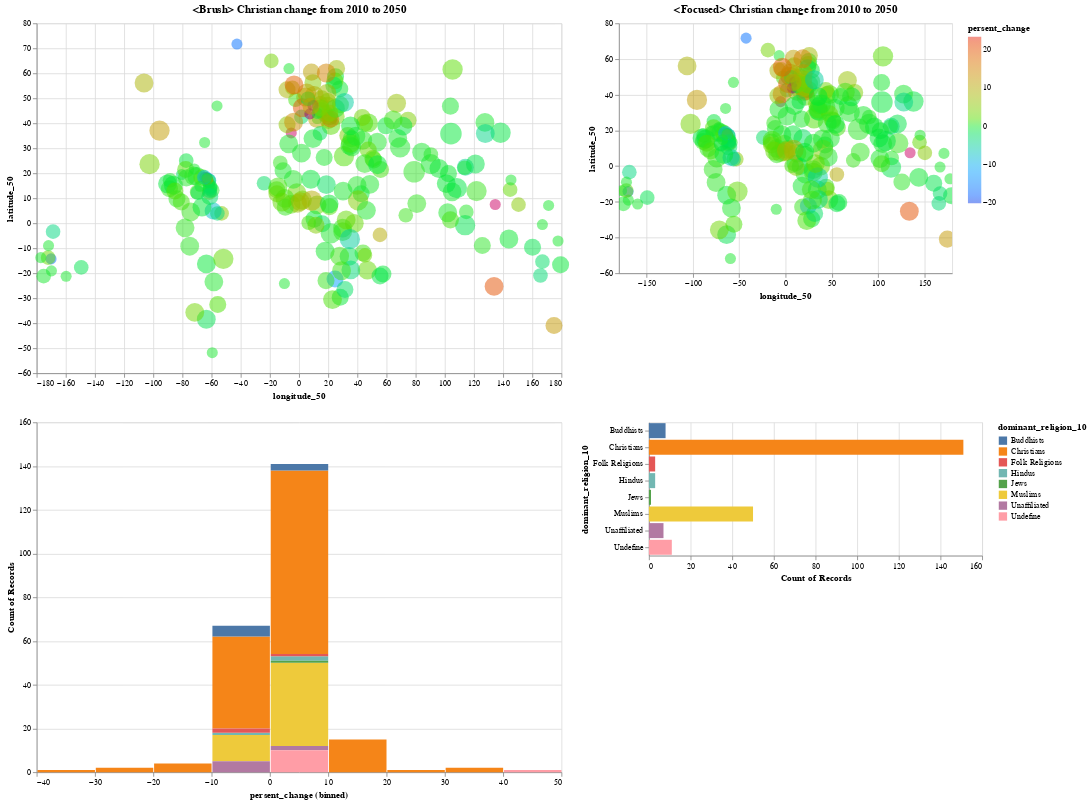

Notebook code cell kept with this figure:
### Code cell
brush = alt.selection(type='interval')

tf_d = transform_data['persent_change'].describe()
colours = ['#183BE8', '#18E82D', '#E82618']
color_scale = alt.Scale(
            domain=(tf_d['mean'] - 3 * tf_d['std'],
                    0,
                    tf_d['mean'] + 3 * tf_d['std']),
            range=[colours[0], colours[1], colours[2]]
        )

color = alt.condition(brush, 
                      alt.Color('persent_change:Q', scale=color_scale),
                      alt.value('lightgray'))
               
scatter = alt.Chart(transform_data, title="<Brush> Christian change from 2010 to 2050").transform_calculate(
    log_size = 'log(datum.All_Religions_Q_50)/log(10)'
).mark_circle(filled=True, opacity=0.5).encode(
    alt.X('longitude_50' , scale=alt.Scale(domain=(-180, 180))),
    alt.Y('latitude_50'),
    size=alt.Size('log_size:Q', bin=alt.Bin(maxbins=10), legend=None
                 , scale=alt.Scale(type='log', 
                                   range = [100, 700])
                 
                 ),
    color=color,

    tooltip = [alt.Tooltip('Country:N')] + [alt.Tooltip('dominant_religion_10:N')] + [alt.Tooltip('persent_change:Q')]
).add_selection(
    brush
).properties(height= 300 * 1.4, width= 450 * 1.4)

scatter_2 = alt.Chart(transform_data, title="<Focused> Christian change from 2010 to 2050").transform_calculate(
    log_size = 'log(datum.All_Religions_Q_50)/log(10)'
).mark_circle(filled=True, opacity=0.5).encode(
    alt.X('longitude_50' , scale=alt.Scale(domain=(-180, 180))),
    alt.Y('latitude_50'),
    size=alt.Size('log_size:Q', bin=alt.Bin(maxbins=10), legend=None
                 , scale=alt.Scale(type='log', 
                                   range = [100, 700])
                 
                 ),
    color=color,

    tooltip = [alt.Tooltip('Country:N')] + [alt.Tooltip('dominant_religion_10:N')] + [alt.Tooltip('persent_change:Q')]+ [alt.Tooltip('All_Religions_Q_50:Q')]
).transform_filter(
    brush
).interactive()

change_bars = alt.Chart(transform_data).mark_bar().encode(
    alt.X("persent_change:Q", bin=True),
    y='count()',
    color='dominant_religion_10:N',
).transform_filter(
    brush
).properties(height= 300 * 1.4, width= 450 * 1.4)


bars = alt.Chart(transform_data).mark_bar().encode(
    y='dominant_religion_10:N',
    color='dominant_religion_10:N',
    x='count(dominant_religion_10):Q'
).transform_filter(
    brush
)





(scatter | scatter_2) & (change_bars | bars)

### Figure 1 — Vega-Lite specification as saved in the notebook (floating-point values rounded to 4 significant figures; data arrays with more than 128 entries replaced by an {"elided": "..."} marker saying what was removed)
{"config": {"view": {"continuousWidth": 400, "continuousHeight": 300}}, "vconcat": [{"hconcat": [{"mark": {"type": "circle", "filled": true, "opacity": 0.5}, "encoding": {"color": {"condition": {"type": "quantitative", "field": "persent_change", "scale": {"domain": [-20.07, 0, 23.33], "range": ["#183BE8", "#18E82D", "#E82618"]}, "selection": "selector003"}, "value": "lightgray"}, "size": {"type": "quantitative", "bin": {"maxbins": 10}, "field": "log_size", "legend": null, "scale": {"range": [100, 700], "type": "log"}}, "tooltip": [{"type": "nominal", "field": "Country"}, {"type": "nominal", "field": "dominant_religion_10"}, {"type": "quantitative", "field": "persent_change"}], "x": {"type": "quantitative", "field": "longitude_50", "scale": {"domain": [-180, 180]}}, "y": {"type": "quantitative", "field": "latitude_50"}}, "height": 420.0, "selection": {"selector003": {"type": "interval"}}, "title": "<Brush> Christian change from 2010 to 2050", "transform": [{"calculate": "log(datum.All_Religions_Q_50)/log(10)", "as": "log_size"}], "width": 630.0}, {"mark": {"type": "circle", "filled": true, "opacity": 0.5}, "encoding": {"color": {"condition": {"type": "quantitative", "field": "persent_change", "scale": {"domain": [-20.07, 0, 23.33], "range": ["#183BE8", "#18E82D", "#E82618"]}, "selection": "selector003"}, "value": "lightgray"}, "size": {"type": "quantitative", "bin": {"maxbins": 10}, "field": "log_size", "legend": null, "scale": {"range": [100, 700], "type": "log"}}, "tooltip": [{"type": "nominal", "field": "Country"}, {"type": "nominal", "field": "dominant_religion_10"}, {"type": "quantitative", "field": "persent_change"}, {"type": "quantitative", "field": "All_Religions_Q_50"}], "x": {"type": "quantitative", "field": "longitude_50", "scale": {"domain": [-180, 180]}}, "y": {"type": "quantitative", "field": "latitude_50"}}, "selection": {"selector004": {"type": "interval", "bind": "scales", "encodings": ["x", "y"]}}, "title": "<Focused> Christian change from 2010 to 2050", "transform": [{"calculate": "log(datum.All_Religions_Q_50)/log(10)", "as": "log_size"}, {"filter": {"selection": "selector003"}}]}]}, {"hconcat": [{"mark": "bar", "encoding": {"color": {"type": "nominal", "field": "dominant_religion_10"}, "x": {"type": "quantitative", "bin": true, "field": "persent_change"}, "y": {"type": "quantitative", "aggregate": "count"}}, "height": 420.0, "transform": [{"filter": {"selection": "selector003"}}], "width": 630.0}, {"mark": "bar", "encoding": {"color": {"type": "nominal", "field": "dominant_religion_10"}, "x": {"type": "quantitative", "aggregate": "count", "field": "dominant_religion_10"}, "y": {"type": "nominal", "field": "dominant_religion_10"}}, "transform": [{"filter": {"selection": "selector003"}}]}]}], "data": {"name": "data-8f1c3eca1a165c496da10cb44f17896f"}, "$schema": "https://vega.github.io/schema/vega-lite/v4.8.1.json", "datasets": {"data-8f1c3eca1a165c496da10cb44f17896f": {"elided": "234 records"}}}
